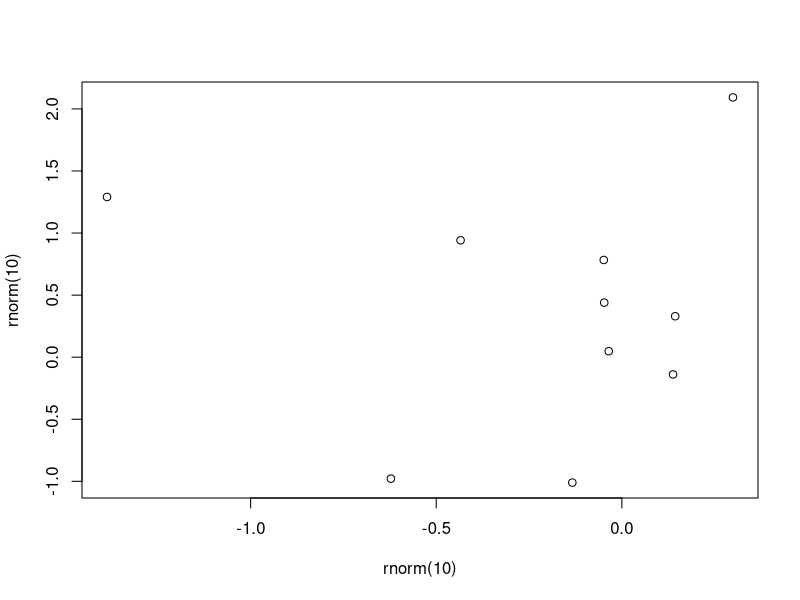

Source code (R):
## ---- chunk 1
plot(rnorm(10), rnorm(10))

